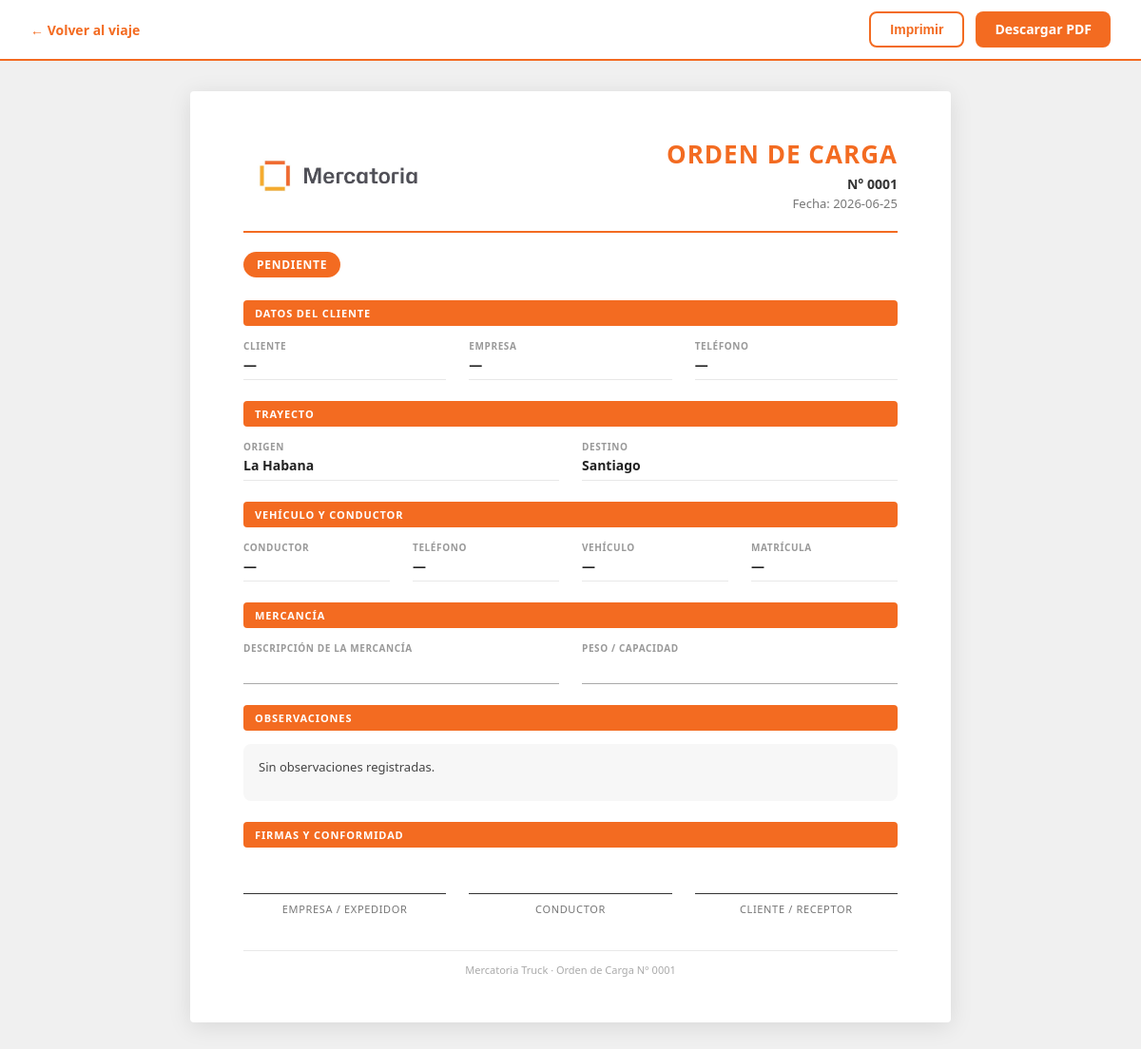
Page /admin/viajes/1/orden-carga on the earlier database version.
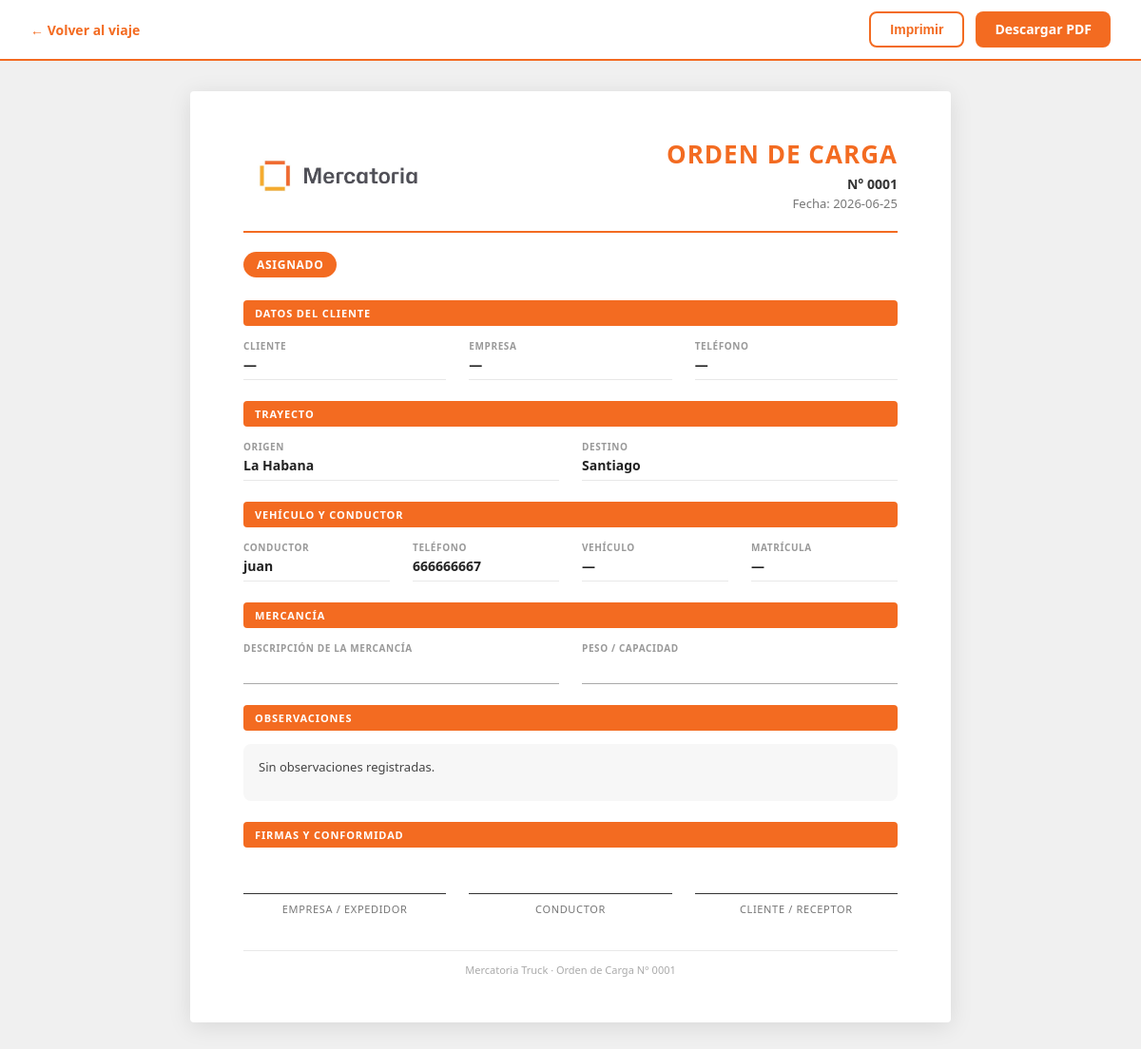
Same page on the later database version.
### tables this page shows
CREATE TABLE viajes (
        id INTEGER PRIMARY KEY AUTOINCREMENT,
        cliente TEXT,
        cliente_id INTEGER,
        ruta_id INTEGER,
        tarifa_id INTEGER,
        tipo_vehiculo_id INTEGER,
        origen TEXT,
        destino TEXT,
        precio REAL DEFAULT 0,
        precio_calculado REAL DEFAULT 0,
        precio_final REAL DEFAULT 0,
        precio_editado INTEGER DEFAULT 0,
        motivo_edicion_precio TEXT,
        combustible REAL DEFAULT 0,
        pago_camionero REAL DEFAULT 0,
        camionero REAL DEFAULT 0,
        comision REAL DEFAULT 0,
        beneficio REAL DEFAULT 0,
        estado TEXT DEFAULT 'Solicitado',
        camionero_id INTEGER,
        camionero_nombre TEXT,
        vehiculo_id INTEGER,
        fecha_creacion TEXT DEFAULT CURRENT_TIMESTAMP,
        fecha_asignacion TEXT,
        fecha_recogida TEXT,
        fecha_entrega TEXT,
        observaciones TEXT
    , cotizacion_id INTEGER, km REAL, kilometros REAL, precio_cliente REAL, combustible_estimado REAL, beneficio_estimado REAL, vehiculo_placa TEXT);

CREATE TABLE camioneros (
        id INTEGER PRIMARY KEY AUTOINCREMENT,
        nombre TEXT,
        telefono TEXT,
        licencia TEXT,
        matricula TEXT,
        tipo TEXT,
        capacidad TEXT,
        estado TEXT DEFAULT 'Disponible',
        activo INTEGER DEFAULT 1,
        fecha_creacion TEXT DEFAULT CURRENT_TIMESTAMP
    );

### routes/viajes.py (the view)
@viajes_bp.route("/admin/viaje/<int:id>/orden-carga")
@viajes_bp.route("/admin/viajes/<int:id>/orden-carga")
def orden_carga(id):
    conexion = conectar()
    conexion.row_factory = None
    cursor = conexion.cursor()
    cursor.execute("""
        SELECT
            v.*,
            c.telefono  AS camionero_telefono,
            c.licencia  AS camionero_licencia,
            veh.matricula AS vehiculo_matricula,
            veh.marca     AS vehiculo_marca,
            veh.modelo    AS vehiculo_modelo,
            cl.empresa    AS cliente_empresa,
            cl.telefono   AS cliente_telefono,
            cl.email      AS cliente_email
        FROM viajes v
        LEFT JOIN camioneros c   ON v.camionero_id = c.id
        LEFT JOIN vehiculos  veh ON v.vehiculo_id  = veh.id
        LEFT JOIN clientes   cl  ON v.cliente_id   = cl.id
        WHERE v.id = ?
    """, (id,))
    fila = cursor.fetchone()
    if not fila:
        conexion.close()
        return redirect("/admin/viajes")
    columnas = [descripcion[0] for descripcion in cursor.description]
    viaje = dict(zip(columnas, fila))
    conexion.close()
    return render_template(
        "admin/orden_carga.html",
        viaje=viaje
    )

### app.py (called while the page is built)
@app.context_processor
def sidebar_badges():
    try:
        conexion = conectar()
        cursor = conexion.cursor()
        cursor.execute(
            "SELECT COUNT(*) FROM viajes WHERE estado IN ('Pendiente', 'Solicitado')"
        )
        viajes_urgentes = cursor.fetchone()[0]
        cursor.execute(
            "SELECT COUNT(*) FROM viajes WHERE estado = 'Solicitado'"
        )
        dashboard_urgentes = cursor.fetchone()[0]
        conexion.close()
    except Exception:
        viajes_urgentes = 0
        dashboard_urgentes = 0
    return dict(
        sidebar_viajes_urgentes=viajes_urgentes,
        sidebar_dashboard_urgentes=dashboard_urgentes,
    )

### database.py (called while the page is built)
def conectar():
    con = sqlite3.connect(DATABASE_NAME)
    con.row_factory = sqlite3.Row
    return con

### templates/admin/orden_carga.html (shortened to what this page needs)
<!DOCTYPE html>
<html lang="es">
<head>
</head>
<body>
<div class="toolbar">
    <a class="volver" href="/admin/viajes/{{ viaje['id'] }}/gestionar">← Volver al viaje</a>
    <div class="toolbar-acciones">
        <button class="btn-imprimir" onclick="window.print()">Imprimir</button>
        <a class="btn-pdf" href="/admin/viaje/{{ viaje['id'] }}/pdf">Descargar PDF</a>
    </div>
</div>
<div class="documento">
    <div class="cabecera">
        <img src="/static/logo-mercatoria.jpg" alt="Mercatoria Truck" />
        <div class="titulo-doc">
            <h1>ORDEN DE CARGA</h1>
            <p class="numero">N° {{ '%04d' % viaje['id'] }}</p>
            <p class="fecha">
                Fecha:
                {% if viaje.get('fecha_creacion') %}
                    {{ viaje['fecha_creacion'][:10] }}
                {% else %}
                    Sin fecha
                {% endif %}
            </p>
        </div>
    </div>
    <hr class="divisor" />
    <span class="estado-badge">{{ viaje['estado'] or 'Sin estado' }}</span>
    <div class="seccion">
        <div class="seccion-titulo">Datos del cliente</div>
        <div class="campos-grid cols-3">
            <div class="campo">
                <label>Cliente</label>
                <p>{{ viaje['cliente'] or '—' }}</p>
            </div>
            <div class="campo">
                <label>Empresa</label>
                <p>{{ viaje.get('cliente_empresa') or '—' }}</p>
            </div>
            <div class="campo">
                <label>Teléfono</label>
                <p>{{ viaje.get('cliente_telefono') or '—' }}</p>
            </div>
        </div>
    </div>
    <div class="seccion">
        <div class="seccion-titulo">Trayecto</div>
        <div class="campos-grid cols-2">
            <div class="campo">
                <label>Origen</label>
                <p>{{ viaje['origen'] or '—' }}</p>
            </div>
            <div class="campo">
                <label>Destino</label>
                <p>{{ viaje['destino'] or '—' }}</p>
            </div>
        </div>
    </div>
    <div class="seccion">
        <div class="seccion-titulo">Vehículo y conductor</div>
        <div class="campos-grid cols-4">
            <div class="campo">
                <label>Conductor</label>
                <p>{{ viaje['camionero_nombre'] or '—' }}</p>
            </div>
            <div class="campo">
                <label>Teléfono</label>
                <p>{{ viaje.get('camionero_telefono') or '—' }}</p>
            </div>
            <div class="campo">
                <label>Vehículo</label>
                <p>
                    {% set marca = viaje.get('vehiculo_marca') or '' %}
                    {% set modelo = viaje.get('vehiculo_modelo') or '' %}
                    {% if marca or modelo %}
                        {{ marca }} {{ modelo }}
                    {% else %}
                        —
                    {% endif %}
                </p>
            </div>
            <div class="campo">
                <label>Matrícula</label>
                <p>
                    {{ viaje.get('vehiculo_placa') or viaje.get('vehiculo_matricula') or '—' }}
                </p>
            </div>
        </div>
    </div>
    <div class="seccion">
        <div class="seccion-titulo">Mercancía</div>
        <div class="campos-grid cols-2">
            <div class="campo-linea">
                <label>Descripción de la mercancía</label>
                <div class="linea-relleno">{{ viaje.get('mercancia') or '' }}</div>
            </div>
            <div class="campo-linea">
                <label>Peso / Capacidad</label>
                <div class="linea-relleno">{{ viaje.get('peso') or '' }}</div>
            </div>
        </div>
    </div>
    <div class="seccion">
        <div class="seccion-titulo">Observaciones</div>
        <div class="observaciones-box">
            {{ viaje['observaciones'] or 'Sin observaciones registradas.' }}
        </div>
    </div>
    <div class="seccion">
        <div class="seccion-titulo">Firmas y conformidad</div>
        <div class="firmas-grid">
            <div class="firma-bloque">
                <div class="firma-linea"></div>
                <span>Empresa / Expedidor</span>
            </div>
            <div class="firma-bloque">
                <div class="firma-linea"></div>
                <span>Conductor</span>
            </div>
            <div class="firma-bloque">
                <div class="firma-linea"></div>
                <span>Cliente / Receptor</span>
            </div>
        </div>
    </div>
    <div class="pie-documento">
        Mercatoria Truck &middot; Orden de Carga N° {{ '%04d' % viaje['id'] }}
    </div>
</div>
</body>
</html>

### templates/admin/orden_carga.html (style rules this page uses)
* { box-sizing: border-box; margin: 0; padding: 0; }
body { font-family: 'Segoe UI', Arial, sans-serif; background: #f0f0f0; color: #333; }
.toolbar { position: sticky; top: 0; z-index: 100; background: #fff; border-bottom: 2px solid #F36B21; padding: 12px 32px; display: flex; justify-content: space-between; align-items: center; gap: 16px; }
.toolbar a.volver { color: #F36B21; text-decoration: none; font-weight: 600; font-size: 14px; }
.toolbar-acciones { display: flex; gap: 12px; }
.btn-imprimir { background: #fff; color: #F36B21; border: 2px solid #F36B21; padding: 9px 20px; border-radius: 8px; font-size: 14px; font-weight: 700; cursor: pointer; }
.btn-pdf { background: #F36B21; color: #fff; border: none; padding: 9px 20px; border-radius: 8px; font-size: 14px; font-weight: 700; text-decoration: none; cursor: pointer; }
.documento { max-width: 800px; margin: 32px auto; background: #fff; padding: 48px 56px; box-shadow: 0 4px 24px rgba(0,0,0,.10); border-radius: 4px; }
.cabecera { display: flex; justify-content: space-between; align-items: center; margin-bottom: 20px; gap: 16px; }
.cabecera img { max-height: 70px; max-width: 200px; object-fit: contain; }
.titulo-doc { text-align: right; }
.titulo-doc h1 { font-size: 26px; color: #F36B21; letter-spacing: .04em; font-weight: 900; }
.titulo-doc .numero { font-size: 14px; font-weight: 700; color: #333; margin-top: 4px; }
.titulo-doc .fecha { font-size: 13px; color: #777; margin-top: 2px; }
.divisor { border: none; border-top: 2.5px solid #F36B21; margin: 16px 0 20px; }
.estado-badge { display: inline-block; background: #F36B21; color: #fff; font-size: 12px; font-weight: 700; text-transform: uppercase; letter-spacing: .06em; padding: 5px 14px; border-radius: 999px; margin-bottom: 24px; }
.seccion { margin-bottom: 22px; }
.seccion-titulo { background: #F36B21; color: #fff; font-size: 11px; font-weight: 700; letter-spacing: .08em; text-transform: uppercase; padding: 6px 12px; border-radius: 4px; margin-bottom: 14px; }
.campos-grid { display: grid; gap: 6px 24px; }
.campos-grid.cols-3 { grid-template-columns: repeat(3, 1fr); }
.campos-grid.cols-2 { grid-template-columns: repeat(2, 1fr); }
.campos-grid.cols-4 { grid-template-columns: repeat(4, 1fr); }
.campo label { display: block; font-size: 10px; font-weight: 700; text-transform: uppercase; letter-spacing: .06em; color: #999; margin-bottom: 3px; }
.campo p { font-size: 14px; font-weight: 700; color: #222; min-height: 20px; border-bottom: 1px solid #e8e8e8; padding-bottom: 6px; }
.campo-linea { display: flex; flex-direction: column; }
.campo-linea label { font-size: 10px; font-weight: 700; text-transform: uppercase; letter-spacing: .06em; color: #999; margin-bottom: 3px; }
.linea-relleno { border: none; border-bottom: 1.5px solid #aaa; font-size: 14px; font-weight: 600; color: #222; padding: 4px 0 6px; min-height: 28px; background: transparent; }
.observaciones-box { background: #f7f7f7; border-radius: 8px; padding: 14px 16px; font-size: 13px; line-height: 1.6; color: #444; min-height: 60px; }
.firmas-grid { display: grid; grid-template-columns: repeat(3, 1fr); gap: 24px; margin-top: 48px; }
.firma-bloque { text-align: center; }
.firma-linea { border-top: 1.5px solid #333; margin-bottom: 8px; }
.firma-bloque span { font-size: 11px; color: #777; text-transform: uppercase; letter-spacing: .06em; display: block; }
.pie-documento { margin-top: 36px; padding-top: 12px; border-top: 1px solid #e8e8e8; font-size: 11px; color: #aaa; text-align: center; }

Differences in the rows shown:
changed viajes "La Habana": estado "PENDIENTE" → "ASIGNADO"; camionero_nombre (not shown) → "juan"
now on this page (row edited): camioneros: telefono "666666667"
Other differences:
{{ viaje['camionero_nombre'] or '—' }}: "—" → (not shown)
{{ viaje.get('camionero_telefono') or '—' }}: "—" → (not shown)
